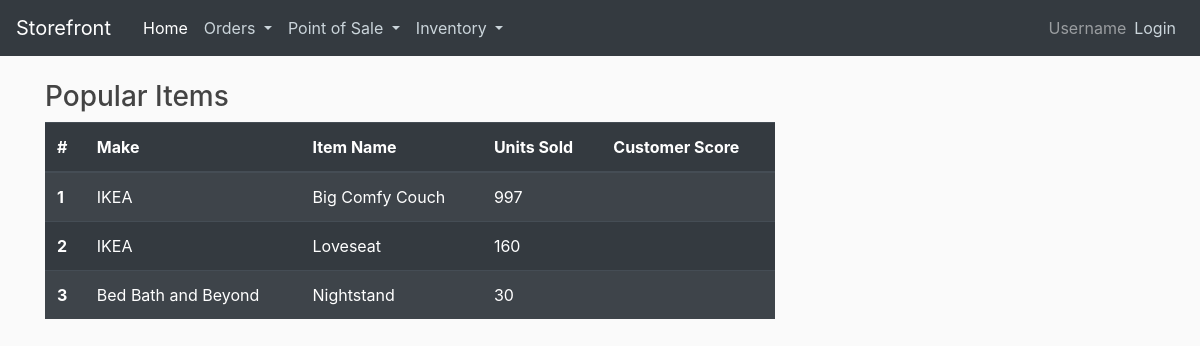
The page / on the database its author committed.
### myapp/models.py (models this page shows, shortened)
class Stock(models.Model):
    item_ID = models.AutoField(primary_key=True)
    manuf_ID = models.ForeignKey(Manufacturer, on_delete=CASCADE)
    item_name = models.CharField(max_length=20)
    item_model = models.CharField(max_length=20)
    item_quantity = models.IntegerField()
    item_cost = models.DecimalField(max_digits=5, decimal_places=2)

### myapp/views.py (the view)
# urls.py: path('', views.home, name='storefront-home'),
def home(request):
    sales = Sale.objects.all().order_by('-quantity', 'item_ID')
    q_sums = Sale.objects.values('item_ID__item_name', 'item_ID__manuf_ID__manuf_name').annotate(total_quantity=Sum('quantity')).order_by('-total_quantity', 'item_ID')
    args = {'range5': range(1,6), 'sales': sales, 'q_sums': q_sums}
    return render(request, 'myapp/home.html', args)

### myapp/templates/myapp/home.html
{% extends "myapp/base.html" %}
{% block content %}
    <h3>Popular Items</h3>
    <table class="table table-dark table-striped">
      <thead>
        <tr>
          <th scope="col">#</th>
          <th scope="col">Make</th>
          <th scope="col">Item Name</th>
          <th scope="col">Units Sold</th>
          <th scope="col">Customer Score</th>
        </tr>
      </thead>
      <tbody>
      {% for q_sum in q_sums %}
        <tr>
          <th scope="row">{{ forloop.counter }}</th>
          <td>{{ q_sum.item_ID__manuf_ID__manuf_name }}</td>
          <td>{{ q_sum.item_ID__item_name }}</td>
          <td>{{ q_sum.total_quantity }}</td>
          <td></td>
        </tr>
      {% endfor %}
    </tbody>
    </table>
{% endblock content %}

### myapp/static/myapp/main.css (style rules this page uses)
body { background: #fafafa; color: #333333; margin-top: 5rem; }
h1, h2, h3, h4, h5, h6 { color:#444444; }

### rows shown on the page
Stock: item_ID__manuf_ID__manuf_name "Bed Bath and Beyond", item_ID__item_name "Nightstand", total_quantity "30"

### other values the page prints
{{ q_sum.item_ID__manuf_ID__manuf_name }} "IKEA" "IKEA"
{{ q_sum.item_ID__item_name }} "Big Comfy Couch" "Loveseat"
{{ q_sum.total_quantity }} "997" "160"
